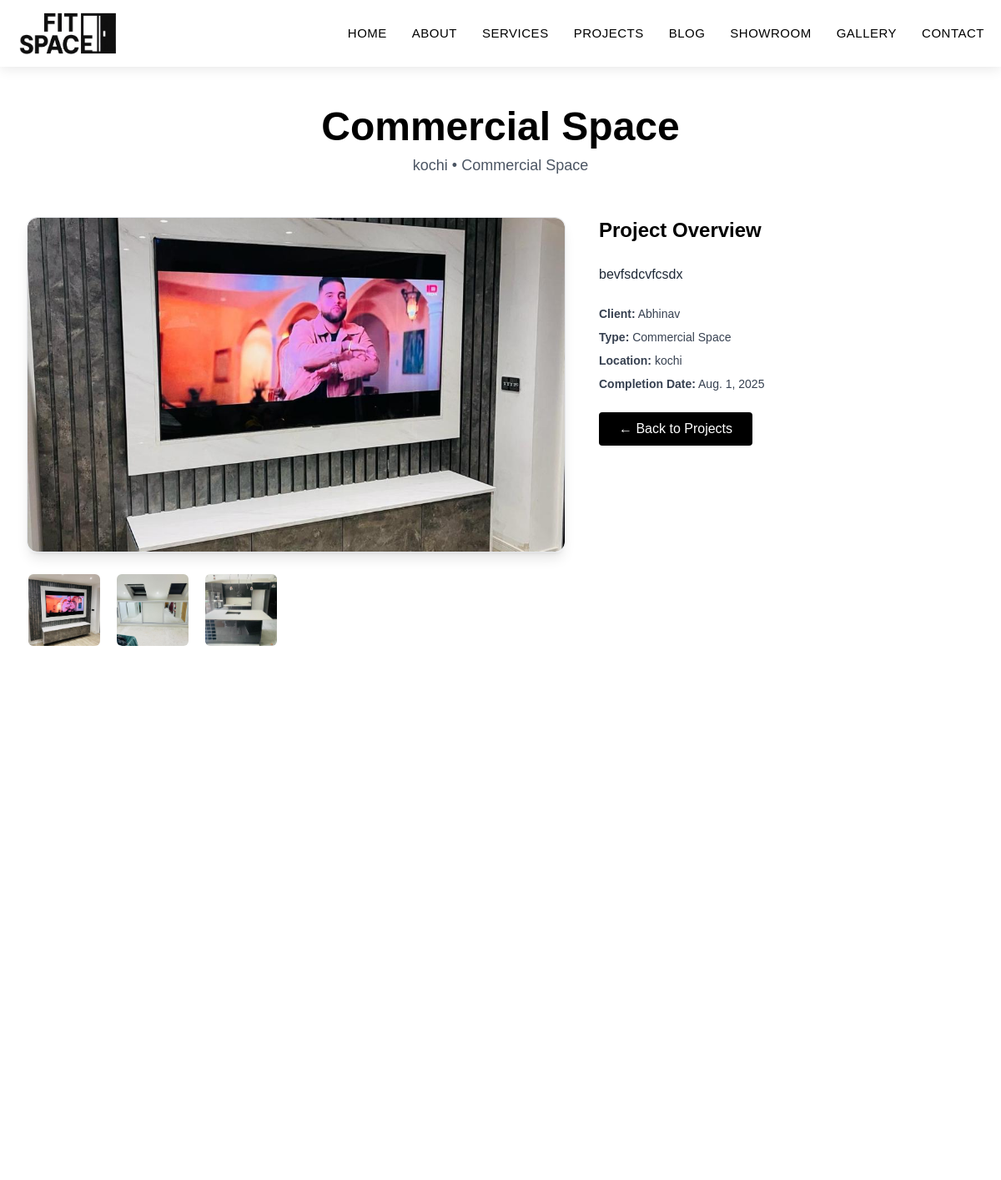
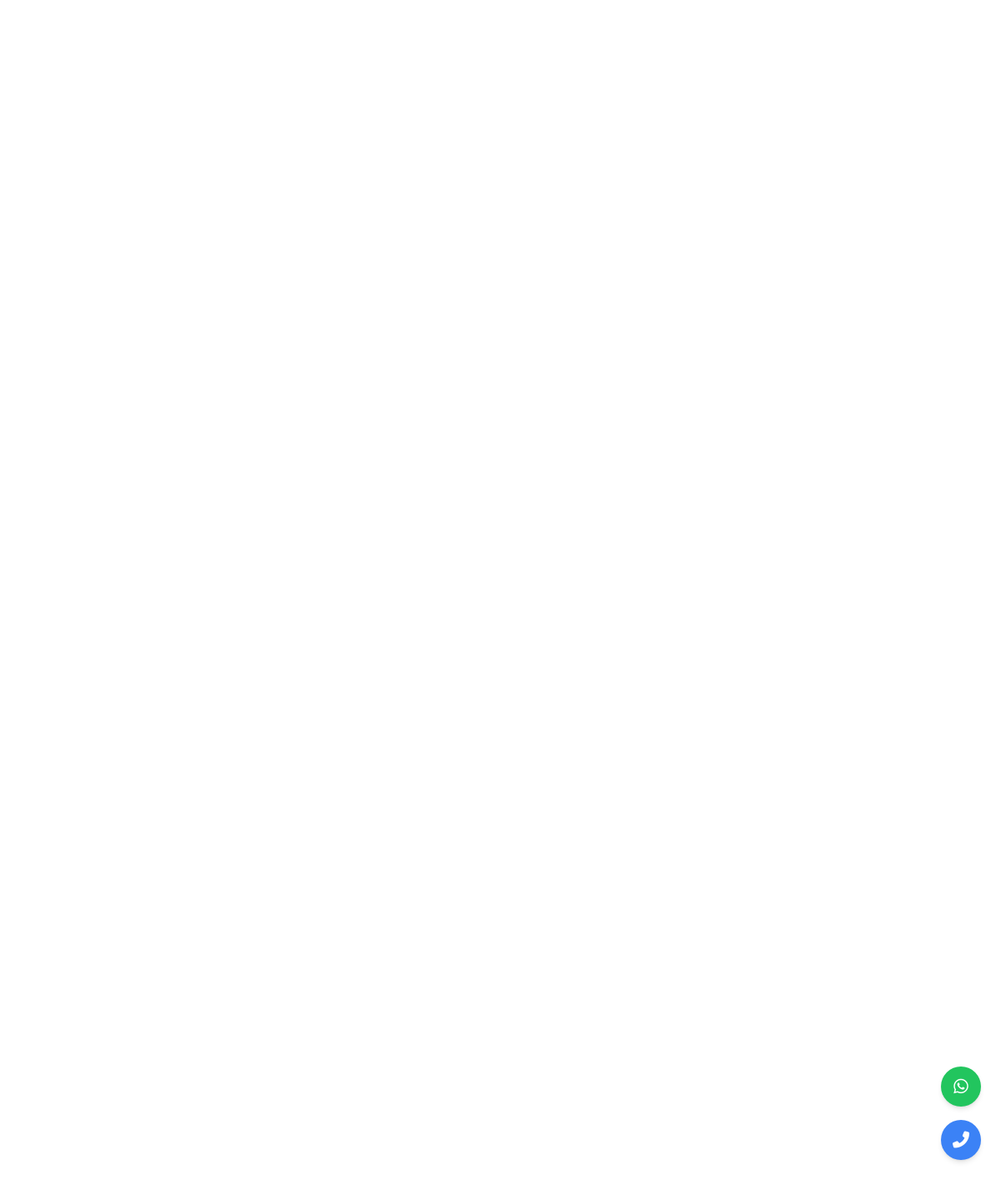
Screenshot of /project/details/4/ with the database file from the repository (2 pictures, top to bottom).
### app/models.py (models this page shows, shortened)
class InteriorWork(models.Model):
    INTERIOR_TYPES = [
        ('Living Room', 'Living Room'),
        ('Bedroom', 'Bedroom'),
        ('Kitchen', 'Kitchen'),
        ('Office', 'Office'),
        ('Bathroom', 'Bathroom'),
        ('Dining Area', 'Dining Area'),
        ('Commercial Space', 'Commercial Space'),
        ('Other', 'Other'),
    ]
    title = models.CharField(max_length=255)
    description = models.TextField()
    interior_type = models.CharField(max_length=50, choices=INTERIOR_TYPES)
    client_name = models.CharField(max_length=255, blank=True, null=True)
    location = models.CharField(max_length=255)
    completion_date = models.DateField()
    image1 = models.ImageField(upload_to='interior_works/', verbose_name='Main Image')
    image2 = models.ImageField(upload_to='interior_works/', blank=True, null=True)
    image3 = models.ImageField(upload_to='interior_works/', blank=True, null=True)
    image4 = models.ImageField(upload_to='interior_works/', blank=True, null=True)
    image5 = models.ImageField(upload_to='interior_works/', blank=True, null=True)
    created_at = models.DateTimeField(auto_now_add=True)

### app/views.py (the view)
# urls.py: path('project/details/<int:id>/',views.Projuct_details,name='project-details'),
def Projuct_details(request,id):
    projuct_details=get_object_or_404(InteriorWork,id=id)
    return render(request,'projuct-details.html',{'projuct':projuct_details})

### app/templates/projuct-details.html (shortened to what this page needs)
{% extends 'base.html' %}
{% load static %}
{% block content %}
<section class="bg-white text-black py-20 min-h-screen" data-aos="fade-up">
  <div class="max-w-7xl mx-auto px-4 sm:px-6 lg:px-8">
    <div class="text-center my-12">
      <h1 class="text-4xl md:text-5xl font-bold" data-aos="fade-down">{{ projuct.interior_type }}</h1>
      <p class="mt-2 text-lg text-gray-600" data-aos="fade-down" data-aos-delay="100">{{ projuct.location }} • {{ projuct.interior_type }}</p>
    </div>
    <div class="grid lg:grid-cols-12 gap-10">
      <div class="lg:col-span-7">
        <div class="border rounded-xl overflow-hidden shadow-lg mb-6" data-aos="fade-right">
          <img id="mainImage" src="{{ projuct.image1.url }}" alt="{{ projuct.title }}" class="w-full h-[400px] object-cover rounded-xl">
        </div>
        <div class="flex gap-4 flex-wrap justify-start">
          {% if projuct.image1 %}<img src="{{ projuct.image1.url }}" onclick="updateMainImage(this.src)" class="thumb-img">{% endif %}
          {% if projuct.image2 %}<img src="{{ projuct.image2.url }}" onclick="updateMainImage(this.src)" class="thumb-img">{% endif %}
          {% if projuct.image3 %}<img src="{{ projuct.image3.url }}" onclick="updateMainImage(this.src)" class="thumb-img">{% endif %}
        </div>
      </div>
      <div class="lg:col-span-5 space-y-6" data-aos="fade-right">
        <h2 class="text-2xl font-semibold">Project Overview</h2>
        <p class="text-gray-800 leading-relaxed">{{ projuct.description }}</p>
        <div class="space-y-2 text-sm text-gray-700">
          {% if projuct.client_name %}
          <p><strong>Client:</strong> {{ projuct.client_name }}</p>
          {% endif %}
          <p><strong>Type:</strong> {{ projuct.interior_type }}</p>
          <p><strong>Location:</strong> {{ projuct.location }}</p>
          <p><strong>Completion Date:</strong> {{ projuct.completion_date }}</p>
        </div>
        <a href="{% url 'project' %}" class="inline-block mt-4 px-6 py-2 bg-black text-white rounded hover:bg-gray-800 transition-all" data-aos="fade-left" data-aos-delay="300">
          ← Back to Projects
        </a>
      </div>
    </div>
  </div>
</section>
{% endblock %}

### static/css/base.css (style rules this page uses)
* { margin: 0; padding: 0; box-sizing: border-box; }
body { font-family: "Arial", sans-serif; line-height: 1.6; color: #333; overflow-x: hidden; }
html { scroll-behavior: smooth; }

### app/templates/projuct-details.html (style rules this page uses)
.thumb-img { width: 90px; height: 90px; object-fit: cover; border: 2px solid transparent; border-radius: 0.5rem; cursor: pointer; transition: 0.3s; }

### rows the page displays
InteriorWork: interior_type "Commercial Space", location "kochi", image1 (picture), image2 (picture), image3 (picture), description "bevfsdcvfcsdx", client_name "Abhinav", completion_date "Aug. 1, 2025"
